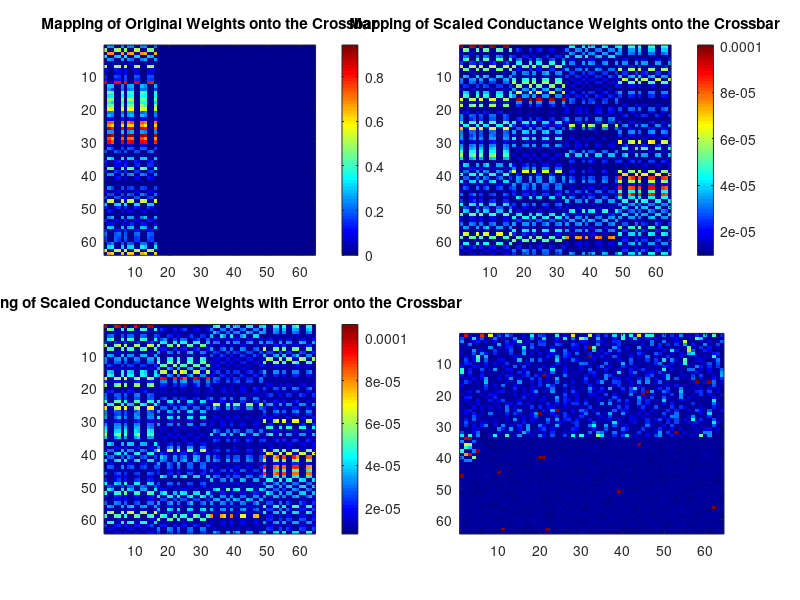

Source code (MATLAB): (Note: this script raises an error after producing the figure.)
clear all; clc;
for seed=5
rng(seed);
%% Define global variables 
%To do:
%R-max-min
%Output resolution

%To Ask
%Switching mismatch
%In-situ results
%Sneak path
%Crossbar type
%Figure concepts
%Writing and results

%Finished:
%Stuck on/off
%4-bit
%Input resolution


array_row = 64;
array_col = 64;
n_ker = 32; %number of kernels
n_kersize = [32,30]; %kernel sizes
start_num = 1; %number of test data to run code through
end_num = 2; %start_num+249;

V_BL = zeros(64,1); %Ground column voltages (set columns to 0 V)

predictions = [];

%%%%%%%%%%%%%%%%%%%%%%%%%%%%%%%%%%%%%%%%%%%%%%%%%%%%%%%%
R_max = 100E3; %100 kohm is max resistance of memristors
R_min = 10E3;  %10 kohm is min resistance of memristors

rminrange = [0.95,1]; %limit for min_R [1,1] to turn off
rmaxrange = [1,1.05]; %limit for max_R [1,1] to turn off

percenterror = 0.05; %percent error for crossbar implementation, 0 to turn off

R_source = 200; % 20-50 source resistance (ohms) for simulation model
R_line = 2;   % 2-5 line resistance (ohms) for simulation model
bit_res = 6; % bits for weight resolution

inputbits = 6; %Number of input bits, comment out lines to turn off ###
outputbits = 6;

stuck = 0.01; %stuck on/off percentange, 0 to turn off

visualize = 1; % 1 to visualize, 0 to not visualize
%%%%%%%%%%%%%%%%%%%%%%%%%%%%%%%%%%%%%%%%%%%%%%%%%%%%%%%%
RMAX = R_max; %file labelling only
RMIN = R_min; %file labelling only


%% Read and reshape weights and bias
%weights - original, weights2 - 6 bit trained

% %Read weights1 and bias 32 bit resolution 
% file1w = fopen('weights/conv1dweights.txt', 'r');
% file1b = fopen('weights/conv1dbias.txt', 'r');
% file2w = fopen('weights/conv1d_1weights.txt', 'r');
% file2b = fopen('weights/conv1d_1bias.txt', 'r');
% file3w = fopen('weights/denseweights.txt','r');
% file3b = fopen('weights/densebias.txt','r');
% file4w = fopen('weights/dense_1weights.txt','r');
% file4b = fopen('weights/dense_1bias.txt','r');

% %Read weights2 and bias 6 bit resolution
% file1w = fopen('weights2/conv1dweights.txt', 'r');
% file1b = fopen('weights2/conv1dbias.txt', 'r');
% file2w = fopen('weights2/conv1d_1weights.txt', 'r');
% file2b = fopen('weights2/conv1d_1bias.txt', 'r');
% file3w = fopen('weights2/denseweights.txt','r');
% file3b = fopen('weights2/densebias.txt','r');
% file4w = fopen('weights2/dense_1weights.txt','r');
% file4b = fopen('weights2/dense_1bias.txt','r');

% %Read weights3 and bias with scaling to [-1.2to1.2] against all sets ABCDE
% file1w = fopen('weights3/conv1dweights.txt', 'r');
% file1b = fopen('weights3/conv1dbias.txt', 'r');
% file2w = fopen('weights3/conv1d_1weights.txt', 'r');
% file2b = fopen('weights3/conv1d_1bias.txt', 'r');
% file3w = fopen('weights3/denseweights.txt','r');
% file3b = fopen('weights3/densebias.txt','r');
% file4w = fopen('weights3/dense_1weights.txt','r');
% file4b = fopen('weights3/dense_1bias.txt','r');

% %Read weights4 and bias 6 bit resolution with scaling to [-1.2to1.2] against all sets AE
% file1w = fopen('weights4/conv1dweights.txt', 'r');
% file1b = fopen('weights4/conv1dbias.txt', 'r');
% file2w = fopen('weights4/conv1d_1weights.txt', 'r');
% file2b = fopen('weights4/conv1d_1bias.txt', 'r');
% file3w = fopen('weights4/denseweights.txt','r');
% file3b = fopen('weights4/densebias.txt','r');
% file4w = fopen('weights4/dense_1weights.txt','r');
% file4b = fopen('weights4/dense_1bias.txt','r');

%Read weights5 and bias 6 bit resolution with scaling to [-1.2to1.2]
%against sets AE 0.97 train test accuracy
% file1w = fopen('weights5/conv1dweights.txt', 'r');
% file1b = fopen('weights5/conv1dbias.txt', 'r');
% file2w = fopen('weights5/conv1d_1weights.txt', 'r');
% file2b = fopen('weights5/conv1d_1bias.txt', 'r');
% file3w = fopen('weights5/denseweights.txt','r');
% file3b = fopen('weights5/densebias.txt','r');
% file4w = fopen('weights5/dense_1weights.txt','r');
% file4b = fopen('weights5/dense_1bias.txt','r');

%Read weightsPytorch and bias full resolution
%against sets AE 0.998 test accuracy
% file1w = fopen('weightsPytorch/conv1dweights.txt', 'r');
% file1b = fopen('weightsPytorch/conv1dbias.txt', 'r');
% file2w = fopen('weightsPytorch/conv1d_1weights.txt', 'r');
% file2b = fopen('weightsPytorch/conv1d_1bias.txt', 'r');
% file3w = fopen('weightsPytorch/denseweights.txt','r');
% file3b = fopen('weightsPytorch/densebias.txt','r');
% file4w = fopen('weightsPytorch/dense_1weights.txt','r');
% file4b = fopen('weightsPytorch/dense_1bias.txt','r');

%Read weightsPytorch and bias low resolution
%against sets AE 1 test accuracy
file1w = fopen('weightsPytorchLowRes32/conv1dweights.txt', 'r');
file1b = fopen('weightsPytorchLowRes32/conv1dbias.txt', 'r');
file2w = fopen('weightsPytorchLowRes32/conv1d_1weights.txt', 'r');
file2b = fopen('weightsPytorchLowRes32/conv1d_1bias.txt', 'r');
file3w = fopen('weightsPytorchLowRes32/denseweights.txt','r');
file3b = fopen('weightsPytorchLowRes32/densebias.txt','r');
file4w = fopen('weightsPytorchLowRes32/dense_1weights.txt','r');
file4b = fopen('weightsPytorchLowRes32/dense_1bias.txt','r');

%Reshape and reorder weights
conv1w = fscanf(file1w,'%f',[n_ker,n_kersize(1)]);
%conv1w = permute(conv1w,[2,1]);
conv1w = reshape(conv1w,[n_kersize(1),n_ker]);
conv1b = fscanf(file1b,'%f',[1,n_ker]);

conv2w = fscanf(file2w,'%f',[n_ker,n_kersize(2)]);
%conv2w = permute(conv2w,[2,1]);
conv2w = reshape(conv2w,[n_kersize(2),n_ker]);
conv2b = fscanf(file2b,'%f',[1,n_ker]);

dense1w = fscanf(file3w,'%f',[1088,8]);
%dense1w = permute(dense1w,[2,1]);
dense1b = fscanf(file3b,'%f',[1,8]);

dense2w = fscanf(file4w,'%f',[8,2]);
%dense2w = permute(dense2w,[2,1]);
dense2b = fscanf(file4b,'%f',[1,2]);

fclose('all');
%% Convert into differential form
conv1w_diff = zeros(n_kersize(1),n_ker*2);
for kernel = 1:n_ker
    for row = 1:n_kersize(1)
        if conv1w(row,kernel) > 0
            conv1w_diff(row,kernel*2-1) = conv1w(row,kernel);
        else
            conv1w_diff(row,kernel*2) = -1*conv1w(row,kernel);
        end
    end
end

conv1b_diff = zeros(1,n_ker*2);
for bias = 1:n_ker
    if conv1b(1,bias) > 0
        conv1b_diff(1,bias*2-1) = conv1b(1,bias);
    else
        conv1b_diff(1,bias*2) = -1*conv1b(1,bias);
    end
end




conv2w_diff = zeros(n_kersize(2),n_ker*2);
for kernel = 1:n_ker
    for row = 1:n_kersize(2)
        if conv2w(row,kernel) > 0
            conv2w_diff(row,kernel*2-1) = conv2w(row,kernel);
        else
            conv2w_diff(row,kernel*2) = -1*conv2w(row,kernel);
        end
    end
end

conv2b_diff = zeros(1,n_ker*2);
for bias = 1:n_ker
    if conv2b(1,bias) > 0
        conv2b_diff(1,bias*2-1) = conv2b(1,bias);
    else
        conv2b_diff(1,bias*2) = -1*conv2b(1,bias);
    end
end



dense1w_diff = zeros(1088,8*2);
for kernel = 1:8
    for row = 1:1088
        if dense1w(row,kernel)>0
            dense1w_diff(row,kernel*2-1) = dense1w(row,kernel);
        else
            dense1w_diff(row,kernel*2) = -1*dense1w(row,kernel);
        end
    end
end

dense1b_diff = zeros(1,16);
for bias = 1:8
    if dense1b(1,bias)>0
        dense1b_diff(1,bias*2-1) = dense1b(1,bias);
    else
        dense1b_diff(1,bias*2) = -1*dense1b(1,bias);
    end
end




dense2w_diff = zeros(8,4);
for kernel = 1:2
    for row = 1:8
        if dense2w(row,kernel)>0
            dense2w_diff(row,kernel*2-1) = dense2w(row,kernel);
        else
            dense2w_diff(row,kernel*2) = -1*dense2w(row,kernel);
        end
    end
end

dense2b_diff = zeros(1,4);
for bias = 1:2
    if dense2b(1,bias)>0
        dense2b_diff(1,bias*2-1) = dense2b(1,bias);
    else
        dense2b_diff(1,bias*2) = -1*dense2b(1,bias);
    end
end


%Check that all differential forms are implemented
% min(conv1w_diff(:))
% min(conv1b_diff(:))
% min(conv2w_diff(:))
% min(conv2b_diff(:))
% min(dense1w_diff(:))
% min(dense1b_diff(:))
% min(dense2w_diff(:))
% min(dense2b_diff(:))



%% Map kernels onto crossbar

%First convolution and dense layer 2 makes tile 1
dense2w_diff_pad = zeros(8,60);
dense2wb_diff = [dense2w_diff, dense2w_diff_pad];
tile1_pad = zeros(23,64);
tile1 = [conv1b_diff; conv1w_diff; dense2wb_diff ;tile1_pad];

%Second convolution makes tile 2
tile2_pad = zeros(33,64);
tile2 = [conv2b_diff; conv2w_diff; tile2_pad];

%Average pooling makes tile 8
avgpool = zeros(64,64);
for i=[1:17]
    avgpool(i*2-1,i)=0.5;
    avgpool(i*2,i)=0.5;
end



%First dense layer with 8 neurons makes tiles 3-7
dense1a=[];
dense1b=[];
dense1c=[];
dense1d=[];
dense1e=[];
for i=[1:4]
    dense1a = [dense1a,dense1w_diff(((i-1)*64+1):i*64,:)];
end
for i=[5:8]
    dense1b = [dense1b,dense1w_diff(((i-1)*64+1):i*64,:)];
end
for i=[9:12]
    dense1c = [dense1c,dense1w_diff(((i-1)*64+1):i*64,:)];
end
for i=[13:16]
    dense1d = [dense1d,dense1w_diff(((i-1)*64+1):i*64,:)];
end
for i=[17:17]
    dense1e = [dense1e,dense1w_diff(((i-1)*64+1):i*64,:)];
end
%Pad the dense1e since it is not using the entire 64by64
[m,n] = size(dense1e);
dense1epad = zeros(array_row,array_col-n); 
dense1e = [dense1e,dense1epad];

if (visualize == 1)
    figure('Renderer', 'painters', 'Position',[10 10 1200 1200])
    subplot(2,2,1)
    imagesc(dense1e); colormap('jet'); colorbar
    title('Mapping of Original Weights onto the Crossbar')
end
%% Find max of each tile
% max1 = max(conv1w(:));
% max2 = max(conv1b(:));
% max3 = max(conv2w(:));
% max4 = max(conv2b(:));
%maxtile1 = max(max(max1,max2),max(max3,max4));
maxtile1 = max(tile1(:));
maxtile2 = max(tile2(:));
maxtile3 = max(dense1a(:));
maxtile4 = max(dense1b(:));
maxtile5 = max(dense1c(:));
maxtile6 = max(dense1d(:));
maxtile7 = max(dense1e(:));
maxtile8 = max(avgpool(:));

max_weight = [maxtile1 maxtile2 maxtile3 maxtile4 maxtile5 maxtile6 maxtile7 maxtile8];
%% Implement range R_max and R_min
rmaxlimit = rmaxrange(1)+rand(1,8).*(rmaxrange(2)-rmaxrange(1));
rminlimit = rminrange(1)+rand(1,8).*(rminrange(2)-rminrange(1));

R_max = R_max.*rmaxlimit;
R_min = R_min.*rminlimit;

G_max = 1./R_min; %Calculate max conductance based on resistance
G_min = 1./R_max; %Calculate min conductance based on resistance

scaling_factor = (G_max - G_min)./max_weight;
%% Implement weight resolution
%Implement bit resolution in the memductance states
G_step = (G_max - G_min)./(2^bit_res);
% conv1_crossbar_tiled = round((conv1_crossbar_tiled_unscaled.*scaling_factor)./G_step)*G_step;

tile1 = round((tile1.*scaling_factor(1))./G_step(1))*G_step(1)+G_min(1);
tile2 = round((tile2.*scaling_factor(2))./G_step(2))*G_step(2)+G_min(2);
dense1a = round((dense1a.*scaling_factor(3))./G_step(3))*G_step(3)+G_min(3);
dense1b = round((dense1b.*scaling_factor(4))./G_step(4))*G_step(4)+G_min(4);
dense1c = round((dense1c.*scaling_factor(5))./G_step(5))*G_step(5)+G_min(5);
dense1d = round((dense1d.*scaling_factor(6))./G_step(6))*G_step(6)+G_min(6);
dense1e = round((dense1e.*scaling_factor(7))./G_step(7))*G_step(7)+G_min(7);
avgpool = round((avgpool.*scaling_factor(8))./G_step(8))*G_step(8)+G_min(8);


if (visualize == 1)
    subplot(2,2,2)
    imagesc(dense1a); colormap('jet'); colorbar
    title('Mapping of Scaled Conductance Weights onto the Crossbar')
end
%% Introduce error
%Error for tile 1
tile1error = 1 + percenterror.*randn(size(tile1));
tile1 = tile1.*tile1error;

%Error for tile 2
tile2error = 1 + percenterror.*randn(size(tile2));
tile2 = tile2.*tile2error;

%Error for tile 3
dense1aerror = 1 + percenterror.*randn(size(dense1a));
dense1a = dense1a.*dense1aerror;

%Error for tile 4
dense1berror = 1 + percenterror.*randn(size(dense1b));
dense1b = dense1b.*dense1berror;

%Error for tile 5
dense1cerror = 1 + percenterror.*randn(size(dense1c));
dense1c = dense1c.*dense1cerror;

%Error for tile 6
dense1derror = 1 + percenterror.*randn(size(dense1d));
dense1d = dense1d.*dense1derror;

%Error for tile 7
dense1eerror = 1 + percenterror.*randn(size(dense1e));
dense1e = dense1e.*dense1eerror;

%Error for tile 8
avgpoolerror = 1 + percenterror*randn(size(avgpool));
avgpool = avgpool.*avgpoolerror;


if (visualize == 1)
    subplot(2,2,3)
    imagesc(dense1a); colormap('jet'); colorbar
    title('Mapping of Scaled Conductance Weights with Error onto the Crossbar')
end
%% Stuck on/off (half at max conductance, half at min conductance)
tostuck = randperm(array_row*array_col,round(array_row*array_col*stuck));
[m,n] = size(tostuck);
toGmin = tostuck(1,1:round(n/2));
toGmax = tostuck(1,round(n/2)+1:end);

tile1(toGmin) = G_min(1);
tile2(toGmin) = G_min(2);
dense1a(toGmin) = G_min(3);
dense1b(toGmin) = G_min(4);
dense1c(toGmin) = G_min(5);
dense1d(toGmin) = G_min(6);
dense1e(toGmin) = G_min(7);
avgpool(toGmin) = G_min(8);

tile1(toGmax) = G_max(1);
tile2(toGmax) = G_max(2);
dense1a(toGmax) = G_max(3);
dense1b(toGmax) = G_max(4);
dense1c(toGmax) = G_max(5);
dense1d(toGmax) = G_max(6);
dense1e(toGmax) = G_max(7);
avgpool(toGmax) = G_max(8);


if (visualize == 1)
    subplot(2,2,4)
    imagesc(tile1); colormap('parula'); colorbar
    figure()
    imagesc(tile2); colormap('parula'); colorbar
    title('Mapping of Scaled Conductance Weights with Error and Stuck On/Off onto the Crossbar')
end
%% ADC and DAC parameters
% Check for ADC resolution effects with serial binary inputs
% Run through CNN on crossbar

% ADC parameters
% round_adc = 1;   % set to 1 if outputs are rounded by ADC
% adjust_adc_flag = 0; % set to 1 if outputs are dynamically rounded by ADC
% max_current = 1024*0.2*G_max;
% ADC_bit = 8;
% adc_res = max_current/2^ADC_bit; % for R_min = 10k, resolution is 80 uA

% DAC parameters
% input_bits = 8; % analog input divided into a certain number of bits
% input_res = 0.2/(2^input_bits - 1);
%accuracy_DAC = zeros(1,6);

%% Import train files 
% %without normalization
% testdatafile = fopen('test/testdata.txt', 'r');
% testlabelfile = fopen('test/testlabel.txt', 'r');
% 
% testdata = fscanf(testdatafile,'%f',[64,2560]);
% testdata = permute(testdata,[2,1]);
% testlabel = fscanf(testlabelfile,'%f',[1,2560]);



% %with normalization [-1.2,1.2] against all sets
% testdatafile = fopen('test2/testdata.txt', 'r');
% testlabelfile = fopen('test2/testlabel.txt', 'r');
% 
% testdata = fscanf(testdatafile,'%f',[64,2560]);
% testdata = permute(testdata,[2,1]);
% testlabel = fscanf(testlabelfile,'%f',[1,2560]);



% %with normalization [-1.2,1.2] against set AE
% testdatafile = fopen('test3/testdata.txt', 'r');
% testlabelfile = fopen('test3/testlabel.txt', 'r');
% 
% testdata = fscanf(testdatafile,'%f',[64,2560]);
% testdata = permute(testdata,[2,1]);
% testlabel = fscanf(testlabelfile,'%f',[1,2560]);



%with normalization [-1.2,1.2] against set AE 0.97 accuracy
testdatafile = fopen('testPytorch/testdata.txt', 'r');
testlabelfile = fopen('testPytorch/testlabel.txt', 'r');

testdata = fscanf(testdatafile,'%f',[64,2560]);
%testdata = permute(testdata,[2,1]);
testlabel = fscanf(testlabelfile,'%f',[1,2560]);
%% Implement input resolution
inputstep = (max(max(testdata)) - min(min(testdata)))./(2^inputbits-1);
testdata = round(testdata./inputstep)*inputstep;
%% Start train loop
for z = start_num:end_num
z
inputvec = testdata(:,z); %input vector
inputvec = inputvec';

%% Forward Operation for tile 1 and 2 (convolution)
totalI = [];
%First convolution
for i = 1:(64-n_kersize(1)+1)
    V_WL = [1,inputvec(i:i+n_kersize(1)-1),zeros(1,n_kersize(2)+1)];
    [VM_temp, I_temp, P_temp] = voltage_deg_model_sparse_conductance(tile1,V_WL,V_BL,R_source,R_line);
    I_temp=(I_temp-G_min(1))./scaling_factor(1);
    posI = I_temp(:,1:2:end);
    negI = I_temp(:,2:2:end);
    tempI = posI-negI;
    totalI = [totalI;tempI];
end

%Second convolution
for i = 1:(64-n_kersize(2)+1)
    V_WL = [1,inputvec(i:i+n_kersize(2)-1),zeros(1,n_kersize(1)+1),];
    [VM_temp, I_temp, P_temp] = voltage_deg_model_sparse_conductance(tile2,V_WL,V_BL,R_source,R_line);
    I_temp=(I_temp-G_min(2))./scaling_factor(2);
    posI = I_temp(:,1:2:end);
    negI = I_temp(:,2:2:end);
    tempI = posI-negI;
    totalI = [totalI;tempI];
end

conv_out = totalI;

% Implement output resolution
conv_outstep = (max(max(conv_out)) - min(min(conv_out)))./(2^outputbits-1);
conv_out = round(conv_out./conv_outstep)*conv_outstep;

%Apply relu
conv_out(conv_out<0)=0;
%% Forward operation for tile 8 (avgerage pooling)
avgpool_out = 0;
% totalI = [];
% for i=1:n_ker
%     V_WL = [conv_out(1:34,i);zeros(30,1)];
%     [~, I_temp, P_temp] = voltage_deg_model_sparse_conductance(avgpool,V_WL,V_BL,R_source,R_line);
%     tempI1=(I_temp(1:17)-G_min(8))./scaling_factor(8);
%     
%     V_WL = [conv_out(35:68,i);zeros(30,1)];
%     [VM_temp, I_temp, P_temp] = voltage_deg_model_sparse_conductance(avgpool,V_WL,V_BL,R_source,R_line);
%     tempI2=(I_temp(1:17)-G_min(8))./scaling_factor(8);
% 
%     
%     tempI = [tempI1,tempI2];
%     totalI = [totalI;tempI];
% end
% 
% avgpool_out = totalI';
% 
% % Implement output resolution
% avgpool_outstep = (max(max(avgpool_out)) - min(min(avgpool_out)))./(2^outputbits-1);
% avgpool_out = round(avgpool_out./avgpool_outstep)*avgpool_outstep;

for i=1:2:68
    for j=1:32
        if i==1
            avgpool_out(1,j) = 0.5*conv_out(i,j)+0.5*conv_out(i+1,j);
        else
            avgpool_out((i+1)/2,j) = 0.5*conv_out(i,j)+0.5*conv_out(i+1,j);
        end
    end
end

%Apply relu
avgpool_out(avgpool_out<0)=0;
%% Forward operation for tile 3-7 (first dense layer with 8 neurons)

%Reformat the output from previous layer
%avgpool_out = permute(avgpool_out,[2,1]);
avgpool_out = reshape(avgpool_out,[1088,1]);

%Perform calculation
total = zeros(1,16);
reading = [1,16,17,32,33,48,49,64,1,16,17,32,33,48,49,64,1,16,17,32,33,48,49,64,1,16,17,32,33,48,49,64,1,16,17,32,33,48,49,64,1,16,17,32,33,48,49,64,1,16,17,32,33,48,49,64,1,16,17,32,33,48,49,64,1,16,17,32,33,48,49,64,1,16,17,32,33,48,49,64,1,16,17,32,33,48,49,64,1,16,17,32,33,48,49,64,1,16,17,32,33,48,49,64,1,16,17,32,33,48,49,64,1,16,17,32,33,48,49,64,1,16,17,32,33,48,49,64];
for i=1:17 %1088/64=17
    if (1<=i) && (i<=4)
        V_WL = [avgpool_out(((i-1)*64+1):i*64,:)];
        [VM_temp, I_temp, P_temp] = voltage_deg_model_sparse_conductance(dense1a,V_WL,V_BL,R_source,R_line);
        tempI=(I_temp(reading(1,(i*2-1)):reading(1,i*2))-G_min(3))./scaling_factor(3);
        total = total+tempI;
    elseif (5<=i) && (i<=8)
        V_WL = [avgpool_out(((i-1)*64+1):i*64,:)];
        [VM_temp, I_temp, P_temp] = voltage_deg_model_sparse_conductance(dense1b,V_WL,V_BL,R_source,R_line);
        tempI=(I_temp(reading(1,(i*2-1)):reading(1,i*2))-G_min(4))./scaling_factor(4);
        total = total+tempI;
    elseif (9<=i) && (i<=12)
        V_WL = [avgpool_out(((i-1)*64+1):i*64,:)];
        [VM_temp, I_temp, P_temp] = voltage_deg_model_sparse_conductance(dense1c,V_WL,V_BL,R_source,R_line);
        tempI=(I_temp(reading(1,(i*2-1)):reading(1,i*2))-G_min(5))./scaling_factor(5);
        total = total+tempI;
    elseif (13<=i) && (i<=16)
        V_WL = [avgpool_out(((i-1)*64+1):i*64,:)];
        [VM_temp, I_temp, P_temp] = voltage_deg_model_sparse_conductance(dense1d,V_WL,V_BL,R_source,R_line);
        tempI=(I_temp(reading(1,(i*2-1)):reading(1,i*2))-G_min(6))./scaling_factor(6);
        total = total+tempI;
    else
        V_WL = [avgpool_out(((i-1)*64+1):i*64,:)];
        [VM_temp, I_temp, P_temp] = voltage_deg_model_sparse_conductance(dense1e,V_WL,V_BL,R_source,R_line);
        tempI=(I_temp(reading(1,(i*2-1)):reading(1,i*2))-G_min(7))./scaling_factor(7);
        total = total+tempI;
    end
end

%Add bias
total = total+dense1b_diff;

% Implement output resolution
totalstep = (max(max(total)) - min(min(total)))./(2^outputbits-1);
total = round(total./totalstep)*totalstep;

%Convert back from differential form and apply relu
posI = total(:,1:2:end);
negI = total(:,2:2:end);
dense1_out = posI-negI;
%dense1_out(dense1_out<0)=0;



%% Forward operation for 1 (second dense layer with 2 neurons)

a = size(dense1_out);
V_WL = [zeros(1,n_kersize(1)+1),dense1_out,zeros(1,64-8-n_kersize(1))];
[VM_temp, I_temp, P_temp] = voltage_deg_model_sparse_conductance(tile1,V_WL,V_BL,R_source,R_line);
tempI=(I_temp(1:4)-G_min(1))./scaling_factor(1);
posI = tempI(:,1:2:end);
negI = tempI(:,2:2:end);
dense2_out = posI-negI;
dense2_out=dense2_out+dense2b;

% Implement output resolution
dense2_outstep = (max(max(dense2_out)) - min(min(dense2_out)))./(2^outputbits-1);
dense2_out = round(dense2_out./dense2_outstep)*dense2_outstep;



%% Convert to final prediction
[maxNum,maxIndex]=max(dense2_out);
predictions = [predictions,maxIndex-1];

%% List comparison and calculate accuracy
dif = predictions-testlabel(1,start_num:z);
dif(dif<0)=1;
[rown,coln] = size(predictions);
accuracy = (coln-sum(dif))./coln
end

%% Save Predictions

filename = sprintf('LowResSeed%dRmaxrange%.3fRminrange%.3fPercenterror%.3fBitres%dInputbits%dOutputbits%dStuck%.4fRsource%dRline%dRmax%dRmin%d.txt',seed,rmaxrange(2),rminrange(1),percenterror,bit_res,inputbits,outputbits,stuck,R_source,R_line,RMAX,RMIN);
writematrix(predictions,filename);
pause(1);
writematrix(predictions,filename);
pause(1);

clear all; clc;
end